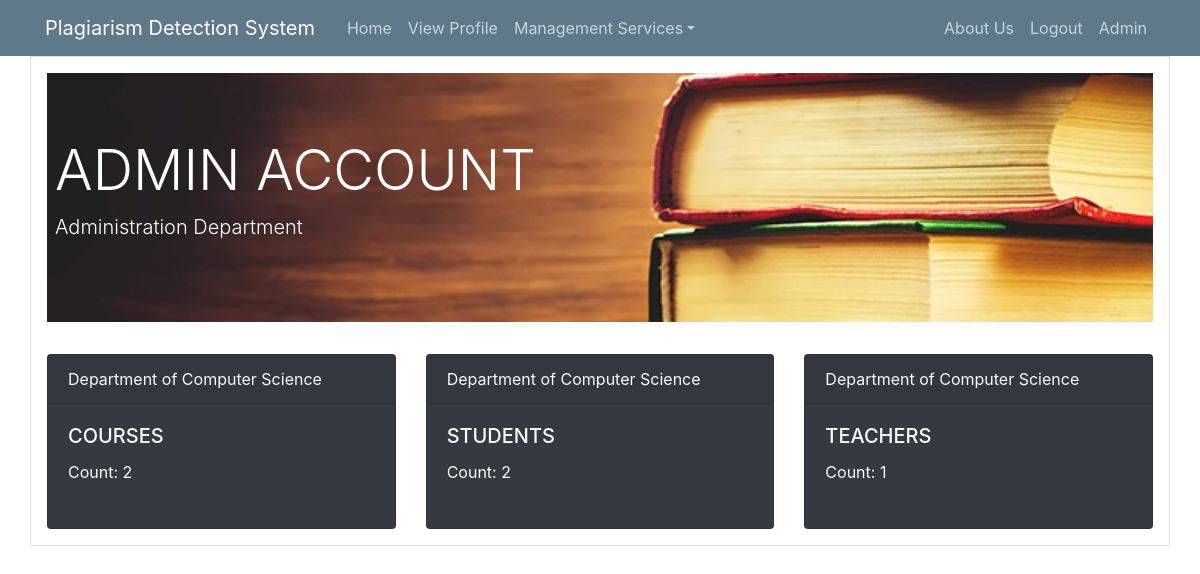
Screenshot of /home (signed in) with the database file from the repository.
### lms/models.py (models this page shows, shortened)
class User(db.Model, UserMixin):
    id = db.Column(db.Integer, primary_key=True)
    name = db.Column(db.String(30), unique=False, nullable=False)
    username = db.Column(db.String(20), unique=True, nullable=False)
    email = db.Column(db.String(120), unique=True, nullable=False)
    mobile_no = db.Column(db.String(120), unique=True, nullable=True)
    address = db.Column(db.String(20), unique=False, nullable=True)
    user_category = db.Column(db.String(20), unique=False, nullable=False)
    image_file = db.Column(db.String(20), nullable=False, default='default.jpg')
    password = db.Column(db.String(60), nullable=False)

### lms/routes.py (the view, shortened to what this page needs)
@app.route('/home', methods=['GET', 'POST'])
@login_required
def home():
    ten_form = CourseAssignedForm()
    sen_form = StudentEnrolmentForm()
    courses = Course.query.all()
    courses_list = [(i.id, i.title) for i in courses]
    sen_form.title.choices = courses_list
    ten_form.title.choices = courses_list
    sum_details = {}
    if current_user.user_category == 'Admin':
        total_students = User.query.filter_by(user_category='Student').count()
        total_teachers = User.query.filter_by(user_category='Teacher').count()
        total_courses = Course.query.count()
        sum_details = {'Courses': total_courses, 'Students': total_students, 'Teachers': total_teachers}
    return render_template('home.html', title='Home', form=sen_form, form2=ten_form, courses=courses,
                           sum_details=sum_details)

### lms/models.py (called while the page is built)
@login_manager.user_loader
def load_user(user_id):
    return User.query.get(int(user_id))

### lms/templates/home.html (shortened to what this page needs)
{% extends "layout.html" %}
{% block content %}
<div class="container border p-3">
    <div class="jumbotron jumbotron-fluid text-white " style="background-image: url({{ url_for('static', filename='jumbo.jpg')}}); background-size: cover;">
            <h2 class="display-4 text-white ml-2">{{current_user.name.upper()}}</h2>
            {% with user_cat = current_user.user_category %}
            {% if user_cat == 'Teacher' %}
                <p class="lead ml-2">Faculty Department of Computer Science</p>
                <button type="button" class="btn btn-info float-right mr-4" data-toggle="modal" data-target="#course_assignment">
                  Course Enrollment
                </button>
            {% elif user_cat == 'Student' %}
                <p class="lead ml-2">Department of Computer Science</p>
                <button type="button" class="btn btn-info float-right mr-4" data-toggle="modal" data-target="#student_enrolment">
                  Course Enrollment
                </button>
            {% else %}
                <p class="lead ml-2">Administration Department</p>
            {% endif %}
            {% endwith %}
        </div>
        {% with user_category = current_user.user_category %}
        {% if user_category != 'Admin' %}
        <div class="card-deck">
            {% for course in courses %}
                <div class="card" style="max-width: 22rem; max-height=auto">
                    <div class="card-header">Department of Computer Science</div>
                    <div class="card-body">
                      <h5 class="card-title">{{course.title|upper()}}</h5>
                      {% if user_category == 'Student' %}
                      <h7 class="card-title">Assigned To: {{course.assigned_to|upper()}}</h7><br><br>
                      {% endif %}
                      <a href="/detail_page/{{course.title}}/" class="btn btn-info btn-xs">Details</a>
                    </div>
                </div>
            {% endfor %}
        </div>
        {% elif user_category == 'Admin' %}
        <div class="card-deck text-light">
            {% for key, value in sum_details.items() %}
                <div class="card bg-dark" style="max-width: 22rem; max-height=auto">
                    <div class="card-header">Department of Computer Science</div>
                    <div class="card-body">
                      <h5 class="card-title text-light">{{key|upper()}}</h5>
                      <h7 class="card-title">Count: {{value|upper()}}</h7><br><br>
                    </div>
                </div>
            {% endfor %}
        </div>
        {% endif %}
        {% endwith %}
</div>
{% endblock content %}

### lms/templates/layout.html (shortened to what this page needs)
<!DOCTYPE html>
<html lang="en">
<head>
    <link rel="stylesheet" href="https://maxcdn.bootstrapcdn.com/bootstrap/4.0.0/css/bootstrap.min.css">
	<link rel="stylesheet" type="text/css" href="{{ url_for('static', filename='main.css') }}">
</head>
<body style="background: #ffffff">
    <header class="site-header">
      <nav class="navbar navbar-expand-md navbar-dark bg-steel">
        <div class="container">
          <a class="navbar-brand mr-4" href="{{ url_for('home') }}">Plagiarism Detection System</a>
          <div class="collapse navbar-collapse" id="navbarToggle">
            <div class="navbar-nav mr-auto">
              <a class="nav-item nav-link" href="{{ url_for('home') }}">Home</a>
                <a class="nav-item nav-link" href="{{ url_for('user_profile') }}">View Profile</a>
               {%  with user_category = current_user.user_category %}
                    {% if user_category == 'Admin' %}
                        <div class="nav-item dropdown">
                            <a class="nav-link dropdown-toggle" href="#" data-toggle="dropdown" aria-haspopup="true" aria-expanded="false">
                             Management Services</a>
                        </div>
                    {% endif%}
               {% endwith %}
            </div>
            <div class="navbar-nav">
                <a class="nav-item nav-link" href="#">About Us</a>
                <a class="nav-item nav-link" href="{{ url_for('logout') }}">Logout</a>
                {% if current_user.is_authenticated %}
                    <a class="nav-item nav-link">{{current_user.username[0]|upper}}{{current_user.username[1:]}}</a>
                {% endif %}
            </div>
          </div>
        </div>
      </nav>
    </header>
    {% block content %} {% endblock %}
</body>
</html>

### lms/static/main.css (style rules this page uses)
body { background: #fafafa; color: #333333; }
h1, h2, h3, h4, h5, h6 { color: #444444; }
.bg-steel { background-color: #5f788a; }
.site-header .navbar-nav .nav-link { color: #cbd5db; }

### rows the page displays
User: username "A", username "dmin", name "ADMIN ACCOUNT"

### other values shown
{{ key|upper() }} "COURSES" "STUDENTS" "TEACHERS"
{{ value|upper() }} "2" "2" "1"
